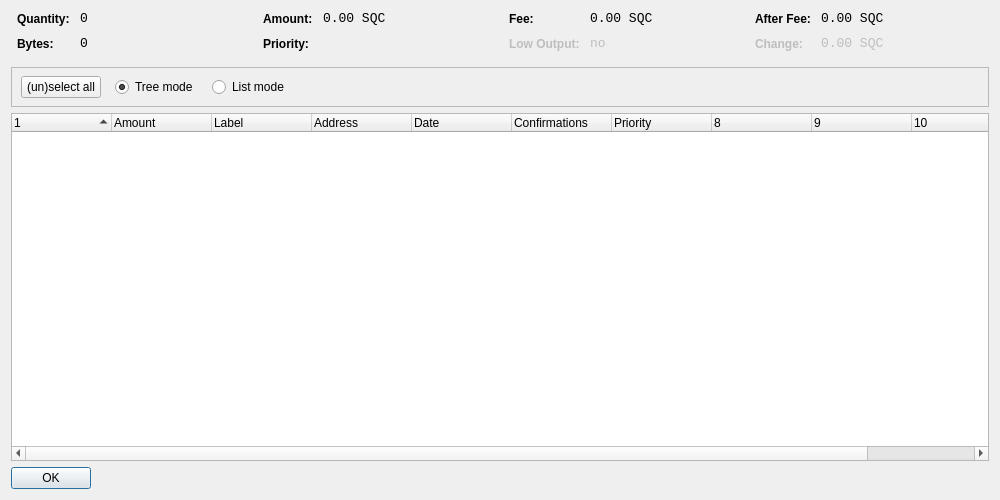
<?xml version="1.0" encoding="UTF-8"?>
<ui version="4.0">
 <class>CoinControlDialog</class>
 <widget class="QDialog" name="CoinControlDialog">
  <property name="geometry">
   <rect>
    <x>0</x>
    <y>0</y>
    <width>1000</width>
    <height>500</height>
   </rect>
  </property>
  <property name="windowTitle">
   <string>Coin Control</string>
  </property>
  <layout class="QVBoxLayout" name="verticalLayout">
   <item>
    <layout class="QHBoxLayout" name="horizontalLayoutTop" stretch="0,0,0,0">
     <property name="topMargin">
      <number>0</number>
     </property>
     <property name="bottomMargin">
      <number>10</number>
     </property>
     <item>
      <layout class="QFormLayout" name="formLayoutCoinControl1">
       <property name="horizontalSpacing">
        <number>10</number>
       </property>
       <property name="verticalSpacing">
        <number>10</number>
       </property>
       <property name="leftMargin">
        <number>6</number>
       </property>
       <property name="rightMargin">
        <number>6</number>
       </property>
       <item row="0" column="0">
        <widget class="QLabel" name="labelCoinControlQuantityText">
         <property name="styleSheet">
          <string notr="true">font-weight:bold;</string>
         </property>
         <property name="text">
          <string>Quantity:</string>
         </property>
        </widget>
       </item>
       <item row="0" column="1">
        <widget class="QLabel" name="labelCoinControlQuantity">
         <property name="font">
          <font>
           <family>Monospace</family>
           <pointsize>10</pointsize>
          </font>
         </property>
         <property name="cursor">
          <cursorShape>IBeamCursor</cursorShape>
         </property>
         <property name="contextMenuPolicy">
          <enum>Qt::ActionsContextMenu</enum>
         </property>
         <property name="text">
          <string>0</string>
         </property>
         <property name="textInteractionFlags">
          <set>Qt::LinksAccessibleByMouse|Qt::TextSelectableByKeyboard|Qt::TextSelectableByMouse</set>
         </property>
        </widget>
       </item>
       <item row="1" column="0">
        <widget class="QLabel" name="labelCoinControlBytesText">
         <property name="styleSheet">
          <string notr="true">font-weight:bold;</string>
         </property>
         <property name="text">
          <string>Bytes:</string>
         </property>
        </widget>
       </item>
       <item row="1" column="1">
        <widget class="QLabel" name="labelCoinControlBytes">
         <property name="font">
          <font>
           <family>Monospace</family>
           <pointsize>10</pointsize>
          </font>
         </property>
         <property name="cursor">
          <cursorShape>IBeamCursor</cursorShape>
         </property>
         <property name="contextMenuPolicy">
          <enum>Qt::ActionsContextMenu</enum>
         </property>
         <property name="text">
          <string>0</string>
         </property>
         <property name="textInteractionFlags">
          <set>Qt::LinksAccessibleByMouse|Qt::TextSelectableByKeyboard|Qt::TextSelectableByMouse</set>
         </property>
        </widget>
       </item>
      </layout>
     </item>
     <item>
      <layout class="QFormLayout" name="formLayoutCoinControl2">
       <property name="horizontalSpacing">
        <number>10</number>
       </property>
       <property name="verticalSpacing">
        <number>10</number>
       </property>
       <property name="leftMargin">
        <number>6</number>
       </property>
       <property name="rightMargin">
        <number>6</number>
       </property>
       <item row="0" column="0">
        <widget class="QLabel" name="labelCoinControlAmountText">
         <property name="styleSheet">
          <string notr="true">font-weight:bold;</string>
         </property>
         <property name="text">
          <string>Amount:</string>
         </property>
        </widget>
       </item>
       <item row="0" column="1">
        <widget class="QLabel" name="labelCoinControlAmount">
         <property name="font">
          <font>
           <family>Monospace</family>
           <pointsize>10</pointsize>
          </font>
         </property>
         <property name="cursor">
          <cursorShape>IBeamCursor</cursorShape>
         </property>
         <property name="contextMenuPolicy">
          <enum>Qt::ActionsContextMenu</enum>
         </property>
         <property name="text">
          <string>0.00 SQC</string>
         </property>
         <property name="textInteractionFlags">
          <set>Qt::LinksAccessibleByMouse|Qt::TextSelectableByKeyboard|Qt::TextSelectableByMouse</set>
         </property>
        </widget>
       </item>
       <item row="1" column="0">
        <widget class="QLabel" name="labelCoinControlPriorityText">
         <property name="styleSheet">
          <string notr="true">font-weight:bold;</string>
         </property>
         <property name="text">
          <string>Priority:</string>
         </property>
        </widget>
       </item>
       <item row="1" column="1">
        <widget class="QLabel" name="labelCoinControlPriority">
         <property name="font">
          <font>
           <family>Monospace</family>
           <pointsize>10</pointsize>
          </font>
         </property>
         <property name="cursor">
          <cursorShape>IBeamCursor</cursorShape>
         </property>
         <property name="contextMenuPolicy">
          <enum>Qt::ActionsContextMenu</enum>
         </property>
         <property name="text">
          <string/>
         </property>
         <property name="textInteractionFlags">
          <set>Qt::LinksAccessibleByMouse|Qt::TextSelectableByKeyboard|Qt::TextSelectableByMouse</set>
         </property>
        </widget>
       </item>
      </layout>
     </item>
     <item>
      <layout class="QFormLayout" name="formLayoutCoinControl3">
       <property name="horizontalSpacing">
        <number>10</number>
       </property>
       <property name="verticalSpacing">
        <number>10</number>
       </property>
       <property name="leftMargin">
        <number>6</number>
       </property>
       <property name="rightMargin">
        <number>6</number>
       </property>
       <item row="0" column="0">
        <widget class="QLabel" name="labelCoinControlFeeText">
         <property name="styleSheet">
          <string notr="true">font-weight:bold;</string>
         </property>
         <property name="text">
          <string>Fee:</string>
         </property>
        </widget>
       </item>
       <item row="0" column="1">
        <widget class="QLabel" name="labelCoinControlFee">
         <property name="font">
          <font>
           <family>Monospace</family>
           <pointsize>10</pointsize>
          </font>
         </property>
         <property name="cursor">
          <cursorShape>IBeamCursor</cursorShape>
         </property>
         <property name="contextMenuPolicy">
          <enum>Qt::ActionsContextMenu</enum>
         </property>
         <property name="text">
          <string>0.00 SQC</string>
         </property>
         <property name="textInteractionFlags">
          <set>Qt::LinksAccessibleByMouse|Qt::TextSelectableByKeyboard|Qt::TextSelectableByMouse</set>
         </property>
        </widget>
       </item>
       <item row="1" column="0">
        <widget class="QLabel" name="labelCoinControlLowOutputText">
         <property name="enabled">
          <bool>false</bool>
         </property>
         <property name="styleSheet">
          <string notr="true">font-weight:bold;</string>
         </property>
         <property name="text">
          <string>Low Output:</string>
         </property>
        </widget>
       </item>
       <item row="1" column="1">
        <widget class="QLabel" name="labelCoinControlLowOutput">
         <property name="enabled">
          <bool>false</bool>
         </property>
         <property name="font">
          <font>
           <family>Monospace</family>
           <pointsize>10</pointsize>
          </font>
         </property>
         <property name="cursor">
          <cursorShape>IBeamCursor</cursorShape>
         </property>
         <property name="contextMenuPolicy">
          <enum>Qt::ActionsContextMenu</enum>
         </property>
         <property name="text">
          <string>no</string>
         </property>
         <property name="textInteractionFlags">
          <set>Qt::LinksAccessibleByMouse|Qt::TextSelectableByKeyboard|Qt::TextSelectableByMouse</set>
         </property>
        </widget>
       </item>
      </layout>
     </item>
     <item>
      <layout class="QFormLayout" name="formLayoutCoinControl4">
       <property name="horizontalSpacing">
        <number>10</number>
       </property>
       <property name="verticalSpacing">
        <number>10</number>
       </property>
       <property name="leftMargin">
        <number>6</number>
       </property>
       <property name="rightMargin">
        <number>6</number>
       </property>
       <item row="0" column="0">
        <widget class="QLabel" name="labelCoinControlAfterFeeText">
         <property name="styleSheet">
          <string notr="true">font-weight:bold;</string>
         </property>
         <property name="text">
          <string>After Fee:</string>
         </property>
        </widget>
       </item>
       <item row="0" column="1">
        <widget class="QLabel" name="labelCoinControlAfterFee">
         <property name="font">
          <font>
           <family>Monospace</family>
           <pointsize>10</pointsize>
          </font>
         </property>
         <property name="cursor">
          <cursorShape>IBeamCursor</cursorShape>
         </property>
         <property name="contextMenuPolicy">
          <enum>Qt::ActionsContextMenu</enum>
         </property>
         <property name="text">
          <string>0.00 SQC</string>
         </property>
         <property name="textInteractionFlags">
          <set>Qt::LinksAccessibleByMouse|Qt::TextSelectableByKeyboard|Qt::TextSelectableByMouse</set>
         </property>
        </widget>
       </item>
       <item row="1" column="0">
        <widget class="QLabel" name="labelCoinControlChangeText">
         <property name="enabled">
          <bool>false</bool>
         </property>
         <property name="styleSheet">
          <string notr="true">font-weight:bold;</string>
         </property>
         <property name="text">
          <string>Change:</string>
         </property>
        </widget>
       </item>
       <item row="1" column="1">
        <widget class="QLabel" name="labelCoinControlChange">
         <property name="enabled">
          <bool>false</bool>
         </property>
         <property name="font">
          <font>
           <family>Monospace</family>
           <pointsize>10</pointsize>
          </font>
         </property>
         <property name="cursor">
          <cursorShape>IBeamCursor</cursorShape>
         </property>
         <property name="contextMenuPolicy">
          <enum>Qt::ActionsContextMenu</enum>
         </property>
         <property name="text">
          <string>0.00 SQC</string>
         </property>
         <property name="textInteractionFlags">
          <set>Qt::LinksAccessibleByMouse|Qt::TextSelectableByKeyboard|Qt::TextSelectableByMouse</set>
         </property>
        </widget>
       </item>
      </layout>
     </item>
    </layout>
   </item>
   <item>
    <widget class="QFrame" name="frame">
     <property name="minimumSize">
      <size>
       <width>0</width>
       <height>40</height>
      </size>
     </property>
     <property name="frameShape">
      <enum>QFrame::StyledPanel</enum>
     </property>
     <property name="frameShadow">
      <enum>QFrame::Sunken</enum>
     </property>
     <widget class="QWidget" name="horizontalLayoutWidget">
      <property name="geometry">
       <rect>
        <x>10</x>
        <y>0</y>
        <width>781</width>
        <height>41</height>
       </rect>
      </property>
      <layout class="QHBoxLayout" name="horizontalLayoutPanel" stretch="0,0,0,0,0">
       <property name="spacing">
        <number>14</number>
       </property>
       <item>
        <widget class="QPushButton" name="pushButtonSelectAll">
         <property name="sizePolicy">
          <sizepolicy hsizetype="Maximum" vsizetype="Fixed">
           <horstretch>0</horstretch>
           <verstretch>0</verstretch>
          </sizepolicy>
         </property>
         <property name="text">
          <string>(un)select all</string>
         </property>
        </widget>
       </item>
       <item>
        <widget class="QRadioButton" name="radioTreeMode">
         <property name="sizePolicy">
          <sizepolicy hsizetype="Maximum" vsizetype="Fixed">
           <horstretch>0</horstretch>
           <verstretch>0</verstretch>
          </sizepolicy>
         </property>
         <property name="text">
          <string>Tree mode</string>
         </property>
         <property name="checked">
          <bool>true</bool>
         </property>
        </widget>
       </item>
       <item>
        <widget class="QRadioButton" name="radioListMode">
         <property name="sizePolicy">
          <sizepolicy hsizetype="Maximum" vsizetype="Fixed">
           <horstretch>0</horstretch>
           <verstretch>0</verstretch>
          </sizepolicy>
         </property>
         <property name="text">
          <string>List mode</string>
         </property>
        </widget>
       </item>
       <item>
        <spacer name="horizontalSpacer">
         <property name="orientation">
          <enum>Qt::Horizontal</enum>
         </property>
         <property name="sizeHint" stdset="0">
          <size>
           <width>40</width>
           <height>20</height>
          </size>
         </property>
        </spacer>
       </item>
      </layout>
     </widget>
    </widget>
   </item>
   <item>
    <widget class="CoinControlTreeWidget" name="treeWidget">
     <property name="contextMenuPolicy">
      <enum>Qt::CustomContextMenu</enum>
     </property>
     <property name="sortingEnabled">
      <bool>false</bool>
     </property>
     <property name="columnCount">
      <number>11</number>
     </property>
     <attribute name="headerShowSortIndicator" stdset="0">
      <bool>true</bool>
     </attribute>
     <attribute name="headerStretchLastSection">
      <bool>false</bool>
     </attribute>
     <column>
      <property name="text">
       <string/>
      </property>
     </column>
     <column>
      <property name="text">
       <string>Amount</string>
      </property>
     </column>
     <column>
      <property name="text">
       <string>Label</string>
      </property>
     </column>
     <column>
      <property name="text">
       <string>Address</string>
      </property>
     </column>
     <column>
      <property name="text">
       <string>Date</string>
      </property>
     </column>
     <column>
      <property name="text">
       <string>Confirmations</string>
      </property>
      <property name="toolTip">
       <string>Confirmed</string>
      </property>
     </column>
     <column>
      <property name="text">
       <string>Priority</string>
      </property>
     </column>
     <column>
      <property name="text">
       <string/>
      </property>
     </column>
     <column>
      <property name="text">
       <string/>
      </property>
     </column>
     <column>
      <property name="text">
       <string/>
      </property>
     </column>
     <column>
      <property name="text">
       <string/>
      </property>
     </column>
    </widget>
   </item>
   <item>
    <widget class="QDialogButtonBox" name="buttonBox">
     <property name="sizePolicy">
      <sizepolicy hsizetype="Maximum" vsizetype="Fixed">
       <horstretch>0</horstretch>
       <verstretch>0</verstretch>
      </sizepolicy>
     </property>
     <property name="orientation">
      <enum>Qt::Horizontal</enum>
     </property>
     <property name="standardButtons">
      <set>QDialogButtonBox::Ok</set>
     </property>
    </widget>
   </item>
  </layout>
 </widget>
 <customwidgets>
  <customwidget>
   <class>CoinControlTreeWidget</class>
   <extends>QTreeWidget</extends>
   <header>coincontroltreewidget.h</header>
  </customwidget>
 </customwidgets>
 <resources/>
 <connections/>
</ui>
